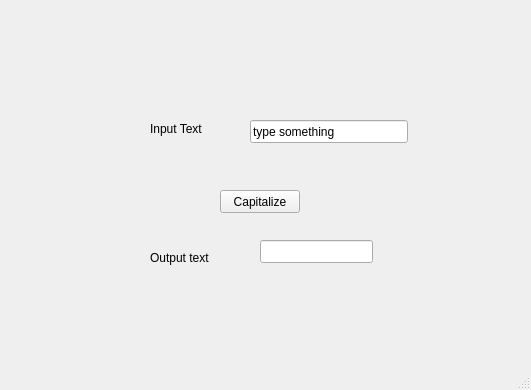
<?xml version="1.0" encoding="UTF-8"?>
<ui version="4.0">
 <class>MainWindow</class>
 <widget class="QMainWindow" name="MainWindow">
  <property name="geometry">
   <rect>
    <x>0</x>
    <y>0</y>
    <width>531</width>
    <height>390</height>
   </rect>
  </property>
  <property name="windowTitle">
   <string>MainWindow</string>
  </property>
  <widget class="QWidget" name="centralwidget">
   <widget class="QPushButton" name="pushButton">
    <property name="geometry">
     <rect>
      <x>220</x>
      <y>190</y>
      <width>80</width>
      <height>23</height>
     </rect>
    </property>
    <property name="text">
     <string>Capitalize</string>
    </property>
   </widget>
   <widget class="QLineEdit" name="outputEdit">
    <property name="geometry">
     <rect>
      <x>260</x>
      <y>240</y>
      <width>113</width>
      <height>23</height>
     </rect>
    </property>
    <property name="readOnly">
     <bool>true</bool>
    </property>
   </widget>
   <widget class="QLabel" name="outputLabel">
    <property name="geometry">
     <rect>
      <x>150</x>
      <y>250</y>
      <width>70</width>
      <height>15</height>
     </rect>
    </property>
    <property name="text">
     <string>Output text</string>
    </property>
   </widget>
   <widget class="QLabel" name="inputLabel">
    <property name="geometry">
     <rect>
      <x>150</x>
      <y>90</y>
      <width>59</width>
      <height>78</height>
     </rect>
    </property>
    <property name="text">
     <string>Input Text</string>
    </property>
   </widget>
   <widget class="QLineEdit" name="userInput">
    <property name="geometry">
     <rect>
      <x>250</x>
      <y>120</y>
      <width>158</width>
      <height>23</height>
     </rect>
    </property>
    <property name="text">
     <string>type something</string>
    </property>
   </widget>
  </widget>
  <widget class="QMenuBar" name="menubar">
   <property name="geometry">
    <rect>
     <x>0</x>
     <y>0</y>
     <width>531</width>
     <height>20</height>
    </rect>
   </property>
  </widget>
  <widget class="QStatusBar" name="statusbar"/>
 </widget>
 <resources/>
 <connections/>
</ui>
